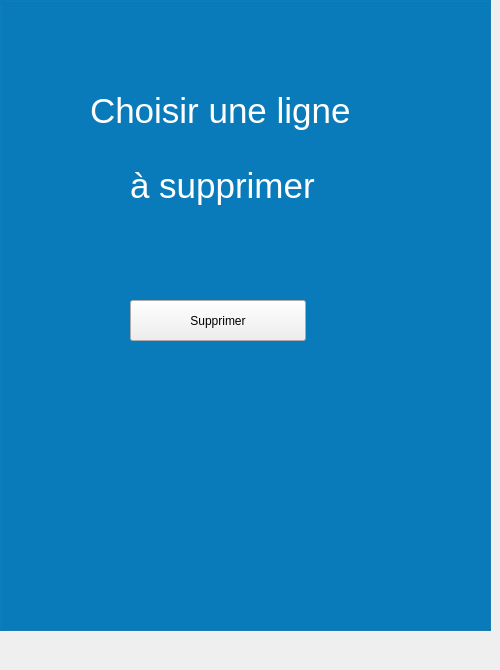
      <widget class="QWidget" name="tab_2">
       <attribute name="title">
        <string>Supprimer</string>
       </attribute>
       <widget class="QGroupBox" name="groupBox_3">
        <property name="geometry">
         <rect>
          <x>0</x>
          <y>-30</y>
          <width>491</width>
          <height>661</height>
         </rect>
        </property>
        <property name="styleSheet">
         <string notr="true">QGroupBox  {
    background-color: #0A7CBC;
    margin-top: 27px;
    font-size: 14px;
}
QGroupBox::title  {
    subcontrol-origin: margin;
    subcontrol-position: top center;
    padding: 5px 8000px 5px 8000px;
    background-color: rgb(54, 49, 120);
    color: rgb(255, 255, 255);

}
QLabel
{
color: white;
font-size: 18px;
}</string>
        </property>
        <property name="title">
         <string/>
        </property>
        <widget class="QPushButton" name="supprimer_employe">
         <property name="geometry">
          <rect>
           <x>130</x>
           <y>330</y>
           <width>176</width>
           <height>41</height>
          </rect>
         </property>
         <property name="text">
          <string>Supprimer</string>
         </property>
        </widget>
        <widget class="QLabel" name="label">
         <property name="geometry">
          <rect>
           <x>90</x>
           <y>110</y>
           <width>281</width>
           <height>61</height>
          </rect>
         </property>
         <property name="styleSheet">
          <string notr="true">font-size: 35px;</string>
         </property>
         <property name="text">
          <string>Choisir une ligne</string>
         </property>
        </widget>
        <widget class="QLabel" name="label_17">
         <property name="geometry">
          <rect>
           <x>130</x>
           <y>180</y>
           <width>191</width>
           <height>71</height>
          </rect>
         </property>
         <property name="styleSheet">
          <string notr="true">font-size: 35px;</string>
         </property>
         <property name="text">
          <string>à supprimer</string>
         </property>
        </widget>
       </widget>
      </widget>
